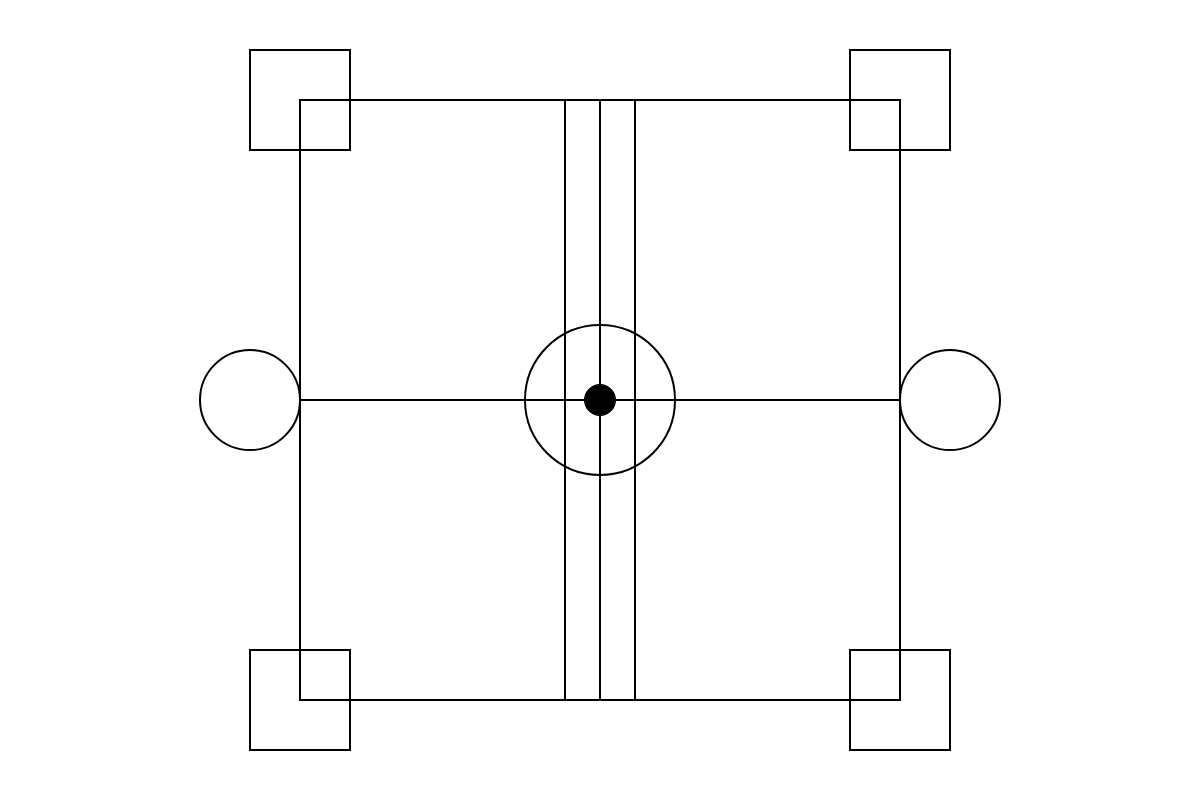
Frame 1 (no input)
Frame 60 (no input): identical to frame 1, image omitted
Frame 120 (the mouse pressed at the canvas centre since frame 60): identical to frame 1, image omitted

The p5.js sketch that drew this single still picture (run headless with seeded random() and noise() and a simulated clock; from frame 60 on, the mouse is pressed at the canvas centre):

// p5.js sketch
// ── sketch.js
function setup() {
  createCanvas(1200, 800);
}

function draw() {
  background(255);

  // 1. grosses Quadrat
  
  stroke(0);
  strokeWeight(2);

  rect(300, 100, 600, 600);
  //x-Position, y-Position, Breite, Höhe

  // 2. Punkt in der Mitte

  fill(0);
  ellipse(600, 400, 30, 30);

  // 3. Grösserer Kreis um kleinen Kreis

  noFill();
  ellipse(600, 400, 150, 150);


  // 4. Kleine Quadrate an den Ecken
  
  rect(250, 50, 100, 100);
  rect(850, 50, 100, 100);
  rect(250, 650, 100, 100);
  rect(850, 650, 100, 100);


  // 5. Drei vertikale Linien

  line(565, 100, 565, 700);
  line(600, 100, 600, 700);
  line(635, 100, 635, 700);

  // 6. Horizontale Linie

  line(300, 400, 900, 400);

  // 7. 2 Kreise

  ellipse(950, 400, 100, 100);
  ellipse(250, 400, 100, 100);

}
